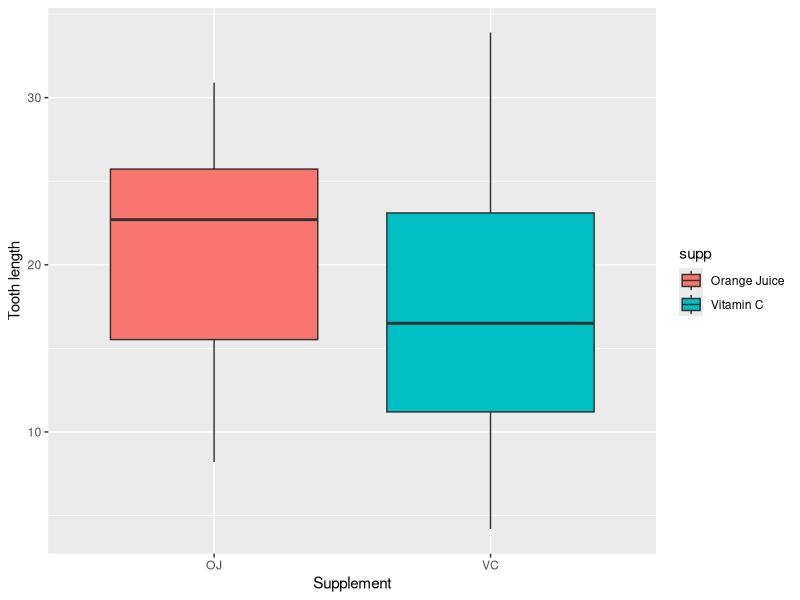
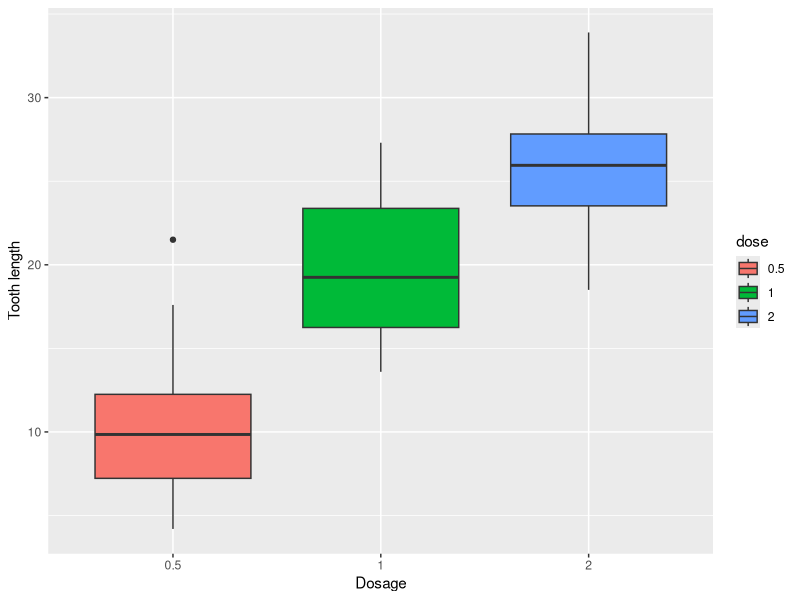

Here is the R script that generated these plots, in order:
## ---- chunk 1
knitr::opts_chunk$set(echo = TRUE)
## ---- chunk 2
library(ggplot2)
data("ToothGrowth")
summary(ToothGrowth)
## ---- chunk 3
ggplot(aes(x=supp, y=len), data=ToothGrowth)+ 
  geom_boxplot(aes(fill=supp))+ 
  xlab("Supplement") +ylab("Tooth length") +
  scale_fill_discrete(labels = c("Orange Juice", "Vitamin C"))
## ---- chunk 4
t.test(ToothGrowth$len[ToothGrowth$supp=="OJ"],
       ToothGrowth$len[ToothGrowth$supp=="VC"],
       paired = FALSE,var.equal = FALSE)
## ---- chunk 5
ToothGrowth$dose <-as.factor(ToothGrowth$dose)
ggplot(aes(x=dose, y=len), data=ToothGrowth)+ 
  geom_boxplot(aes(fill=dose))+ 
  xlab("Dosage") +ylab("Tooth length")
## ---- chunk 6
sapply(split(ToothGrowth$len,ToothGrowth$dose),mean)
## ---- chunk 7
t.test(ToothGrowth$len[ToothGrowth$dose=="1"],
       ToothGrowth$len[ToothGrowth$dose=="2"],
       paired = FALSE,var.equal = FALSE)
